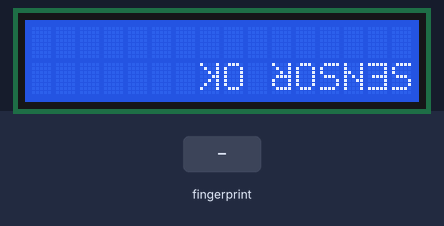
Simulated run of this sketch. Board: Arduino Uno, built with avr-gcc and run on an emulated ATmega328P. Shown: 16×2 character LCD. The inputs (shaded band) are chosen by the test bench. What the sketch prints to the serial monitor is not drawn.

Above: at 2.2 s.
At 5.0 s:
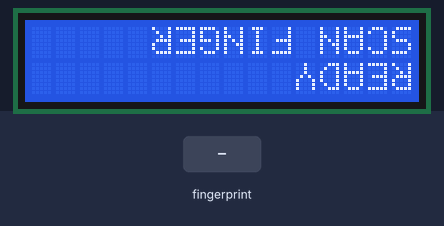
5.1 s: finger stored as number 1 placed on the sensor
At 6.2 s:
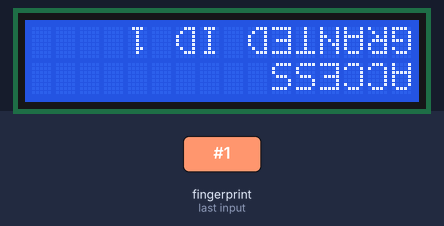
Timing chart, 0 to 8.1 s (numbered marks = the images above; inputs shaded):
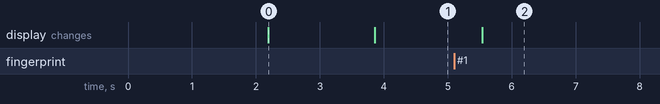

Measured:
- after the input at 5.1 s, the display: changes after 0.44 s (image 2)
- what the display in image 0 shows lasts 1.7 s, from 2.2 s to 3.9 s

The sketch:

FingerAccess.ino
```cpp
#include <Adafruit_Fingerprint.h>
#include <SoftwareSerial.h>
#include "common.h"

SoftwareSerial mySerial(2, 3);
Adafruit_Fingerprint finger = Adafruit_Fingerprint(&mySerial);

void setup() {
  Serial.begin(9600);
  lcd.init();
  lcd.backlight();

  showFlipped("STARTING", "");
  delay(1000);

  finger.begin(57600);
  if (finger.verifyPassword()) {
    showFlipped("SENSOR OK", "");
  } else {
    showFlipped("SENSOR ERROR", "CHECK WIRING");
    while (1) { delay(1); }
  }
  delay(1500);
  resetScreen();
}

void loop() {
  int result = scanFingerprint();
  if (result == -2) return;            // no finger on the sensor

  if (result == -1) {
    showFlipped("ACCESS", "DENIED");
    Serial.println(F("Access DENIED"));
  } else {
    showGranted(result);
  }

  delay(2500);
  waitForFingerRemoved();
  resetScreen();
}

void showGranted(int id) {
  char name[NAME_MAX + 1];
  Serial.print(F("Access GRANTED: ID "));
  Serial.print(id);

  if (loadStaff(id, name)) {
    Serial.print(F(" - "));
    Serial.println(name);
    // Use the longest second line that still fits the 8-character limit
    if      (fitsFlipped(name, "GRANTED")) showFlipped(name, "GRANTED");
    else if (fitsFlipped(name, "OK"))      showFlipped(name, "OK");
    else                                   showFlipped(name, "");
  } else {
    Serial.println(F(" (no name saved)"));
    char buf[17];
    if (id < 10) {
      snprintf(buf, sizeof(buf), "GRANTED ID %d", id);
      showFlipped("ACCESS", buf);
    } else {
      snprintf(buf, sizeof(buf), "ID %d", id);
      showFlipped("OK", buf);
    }
  }
}

void resetScreen() {
  showFlipped("READY", "SCAN FINGER");
}

void waitForFingerRemoved() {
  while (finger.getImage() != FINGERPRINT_NOFINGER) delay(50);
}

int scanFingerprint() {
  uint8_t p = finger.getImage();
  if (p == FINGERPRINT_NOFINGER) return -2;
  if (p != FINGERPRINT_OK) return -1;
  if (finger.image2Tz() != FINGERPRINT_OK) return -1;
  if (finger.fingerFastSearch() != FINGERPRINT_OK) return -1;
  return finger.fingerID;
}
```

common.h
```cpp
#pragma once
#include <Arduino.h>
#include <Wire.h>
#include <EEPROM.h>
#include <LiquidCrystal_I2C.h>

LiquidCrystal_I2C lcd(0x27, 16, 2);   // try 0x3F if blank

// ===================== STAFF STORAGE (EEPROM) =====================
#define MAX_STAFF  50      // fingerprint IDs 1..50
#define NAME_MAX   14      // max characters in a name
#define REC_SIZE   16      // 1 marker byte + 15 name bytes
#define REC_VALID  0xA5

int recAddr(uint8_t id) { return (id - 1) * REC_SIZE; }

bool loadStaff(uint8_t id, char *name) {        // name buffer: NAME_MAX + 1
  name[0] = '\0';
  if (id < 1 || id > MAX_STAFF) return false;
  int a = recAddr(id);
  if (EEPROM.read(a) != REC_VALID) return false;
  for (uint8_t i = 0; i < NAME_MAX; i++) name[i] = EEPROM.read(a + 1 + i);
  name[NAME_MAX] = '\0';
  return true;
}

void saveStaff(uint8_t id, const char *name) {
  int a = recAddr(id);
  bool ended = false;
  for (uint8_t i = 0; i < NAME_MAX + 1; i++) {
    char ch = ended ? 0 : name[i];
    if (ch == 0) ended = true;
    EEPROM.update(a + 1 + i, ch);
  }
  EEPROM.update(a, REC_VALID);
}

void deleteStaff(uint8_t id) {
  if (id >= 1 && id <= MAX_STAFF) EEPROM.update(recAddr(id), 0xFF);
}

// ===================== FLIPPED LCD (180 degrees) =====================
const uint8_t FONT[36][7] PROGMEM = {
  {0b01110,0b10001,0b10001,0b10001,0b11111,0b10001,0b10001}, // A
  {0b11110,0b10001,0b10001,0b11110,0b10001,0b10001,0b11110}, // B
  {0b01110,0b10001,0b10000,0b10000,0b10000,0b10001,0b01110}, // C
  {0b11100,0b10010,0b10001,0b10001,0b10001,0b10010,0b11100}, // D
  {0b11111,0b10000,0b10000,0b11110,0b10000,0b10000,0b11111}, // E
  {0b11111,0b10000,0b10000,0b11110,0b10000,0b10000,0b10000}, // F
  {0b01110,0b10001,0b10000,0b10111,0b10001,0b10001,0b01111}, // G
  {0b10001,0b10001,0b10001,0b11111,0b10001,0b10001,0b10001}, // H
  {0b01110,0b00100,0b00100,0b00100,0b00100,0b00100,0b01110}, // I
  {0b00111,0b00010,0b00010,0b00010,0b00010,0b10010,0b01100}, // J
  {0b10001,0b10010,0b10100,0b11000,0b10100,0b10010,0b10001}, // K
  {0b10000,0b10000,0b10000,0b10000,0b10000,0b10000,0b11111}, // L
  {0b10001,0b11011,0b10101,0b10101,0b10001,0b10001,0b10001}, // M
  {0b10001,0b10001,0b11001,0b10101,0b10011,0b10001,0b10001}, // N
  {0b01110,0b10001,0b10001,0b10001,0b10001,0b10001,0b01110}, // O
  {0b11110,0b10001,0b10001,0b11110,0b10000,0b10000,0b10000}, // P
  {0b01110,0b10001,0b10001,0b10001,0b10101,0b10010,0b01101}, // Q
  {0b11110,0b10001,0b10001,0b11110,0b10100,0b10010,0b10001}, // R
  {0b01111,0b10000,0b10000,0b01110,0b00001,0b00001,0b11110}, // S
  {0b11111,0b00100,0b00100,0b00100,0b00100,0b00100,0b00100}, // T
  {0b10001,0b10001,0b10001,0b10001,0b10001,0b10001,0b01110}, // U
  {0b10001,0b10001,0b10001,0b10001,0b10001,0b01010,0b00100}, // V
  {0b10001,0b10001,0b10001,0b10101,0b10101,0b10101,0b01010}, // W
  {0b10001,0b10001,0b01010,0b00100,0b01010,0b10001,0b10001}, // X
  {0b10001,0b10001,0b10001,0b01010,0b00100,0b00100,0b00100}, // Y
  {0b11111,0b00001,0b00010,0b00100,0b01000,0b10000,0b11111}, // Z
  {0b01110,0b10001,0b10011,0b10101,0b11001,0b10001,0b01110}, // 0
  {0b00100,0b01100,0b00100,0b00100,0b00100,0b00100,0b01110}, // 1
  {0b01110,0b10001,0b00001,0b00010,0b00100,0b01000,0b11111}, // 2
  {0b11111,0b00010,0b00100,0b00010,0b00001,0b10001,0b01110}, // 3
  {0b00010,0b00110,0b01010,0b10010,0b11111,0b00010,0b00010}, // 4
  {0b11111,0b10000,0b11110,0b00001,0b00001,0b10001,0b01110}, // 5
  {0b00110,0b01000,0b10000,0b11110,0b10001,0b10001,0b01110}, // 6
  {0b11111,0b00001,0b00010,0b00100,0b01000,0b01000,0b01000}, // 7
  {0b01110,0b10001,0b10001,0b01110,0b10001,0b10001,0b01110}, // 8
  {0b01110,0b10001,0b10001,0b01111,0b00001,0b00010,0b01100}  // 9
};

const char SYMMETRIC[] = " SNIOHXZ08";   // look the same rotated 180 degrees

bool isSymmetric(char ch) {
  for (uint8_t i = 0; SYMMETRIC[i]; i++) if (SYMMETRIC[i] == ch) return true;
  return false;
}

bool isFlippable(char ch) {
  return (ch >= 'A' && ch <= 'Z') || (ch >= '0' && ch <= '9') || ch == ' ';
}

uint8_t rev5(uint8_t b) {
  uint8_t r = 0;
  for (uint8_t i = 0; i < 5; i++) { r = (r << 1) | (b & 1); b >>= 1; }
  return r;
}

bool buildFlippedGlyph(char ch, uint8_t *out) {
  int idx;
  if (ch >= 'A' && ch <= 'Z') idx = ch - 'A';
  else if (ch >= '0' && ch <= '9') idx = 26 + (ch - '0');
  else return false;
  for (uint8_t r = 0; r < 7; r++) out[r] = rev5(pgm_read_byte(&FONT[idx][6 - r]));
  out[7] = 0;
  return true;
}

void normalizeLine(const char *src, char *dst) {
  uint8_t i = 0;
  for (; i < 16 && src[i]; i++) dst[i] = toupper(src[i]);
  for (; i < 16; i++) dst[i] = ' ';
  dst[16] = '\0';
}

// Number of custom character slots a screen needs (more than 8 = won't fit)
uint8_t slotsNeeded(const char *top, const char *bottom) {
  char lines[2][17];
  normalizeLine(top, lines[0]);
  normalizeLine(bottom, lines[1]);
  char seen[32];
  uint8_t n = 0;
  for (uint8_t l = 0; l < 2; l++) {
    for (uint8_t c = 0; c < 16; c++) {
      char ch = lines[l][c];
      if (isSymmetric(ch)) continue;
      if (!isFlippable(ch)) return 99;
      bool found = false;
      for (uint8_t s = 0; s < n; s++) if (seen[s] == ch) found = true;
      if (!found) seen[n++] = ch;
    }
  }
  return n;
}

bool fitsFlipped(const char *top, const char *bottom) {
  return slotsNeeded(top, bottom) <= 8;
}

// top = the line the viewer sees on top
void showFlipped(const char *top, const char *bottom) {
  char lines[2][17];
  normalizeLine(top, lines[0]);
  normalizeLine(bottom, lines[1]);

  char slotChar[8];
  uint8_t used = 0, glyph[8];

  lcd.clear();

  for (uint8_t l = 0; l < 2; l++) {
    for (uint8_t c = 0; c < 16; c++) {
      char ch = lines[l][c];
      if (isSymmetric(ch)) continue;
      bool found = false;
      for (uint8_t s = 0; s < used; s++) if (slotChar[s] == ch) found = true;
      if (found) continue;
      if (used < 8 && buildFlippedGlyph(ch, glyph)) {
        lcd.createChar(used, glyph);
        slotChar[used++] = ch;
      }
    }
  }

  for (uint8_t l = 0; l < 2; l++) {
    for (uint8_t c = 0; c < 16; c++) {
      char ch = lines[l][c];
      lcd.setCursor(15 - c, 1 - l);
      if (isSymmetric(ch)) { lcd.write(ch); continue; }
      int8_t slot = -1;
      for (uint8_t s = 0; s < used; s++) if (slotChar[s] == ch) slot = s;
      lcd.write(slot >= 0 ? (uint8_t)slot : ' ');
    }
  }
}
```
